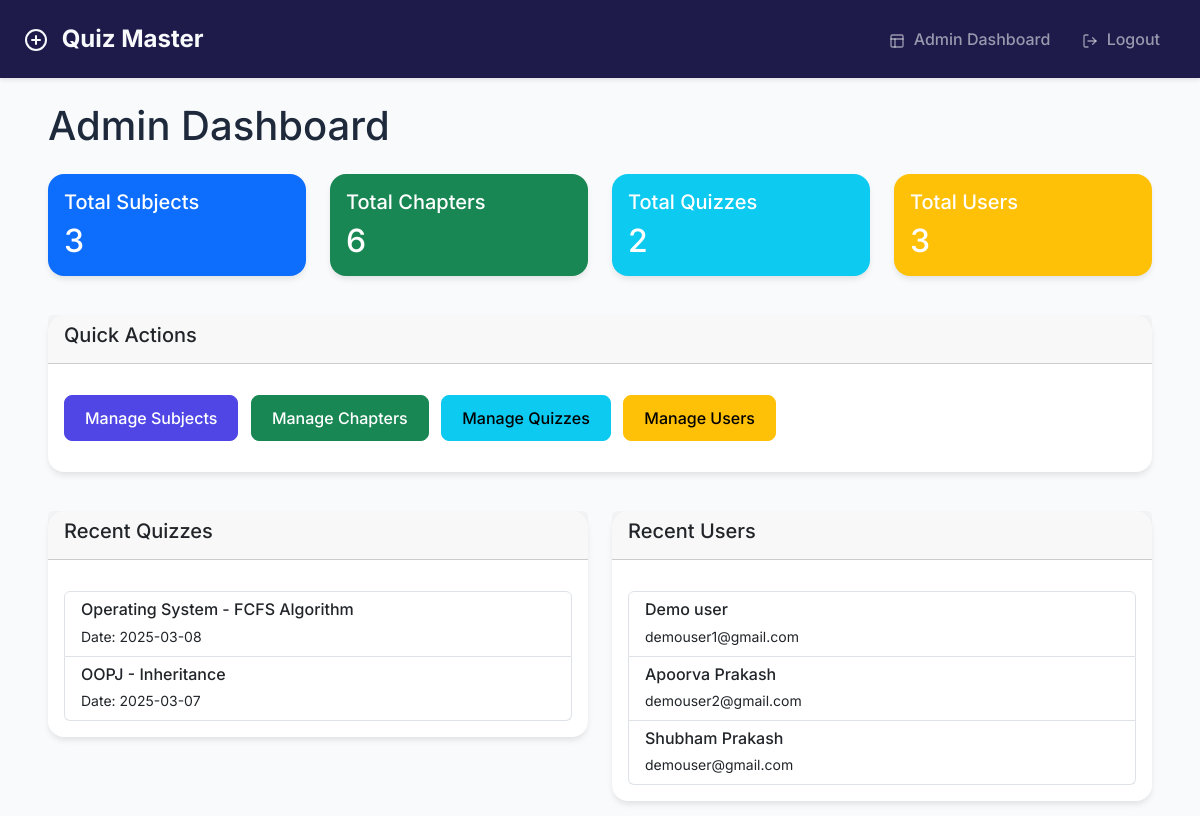
The app's page /admin/dashboard (signed in), older data.
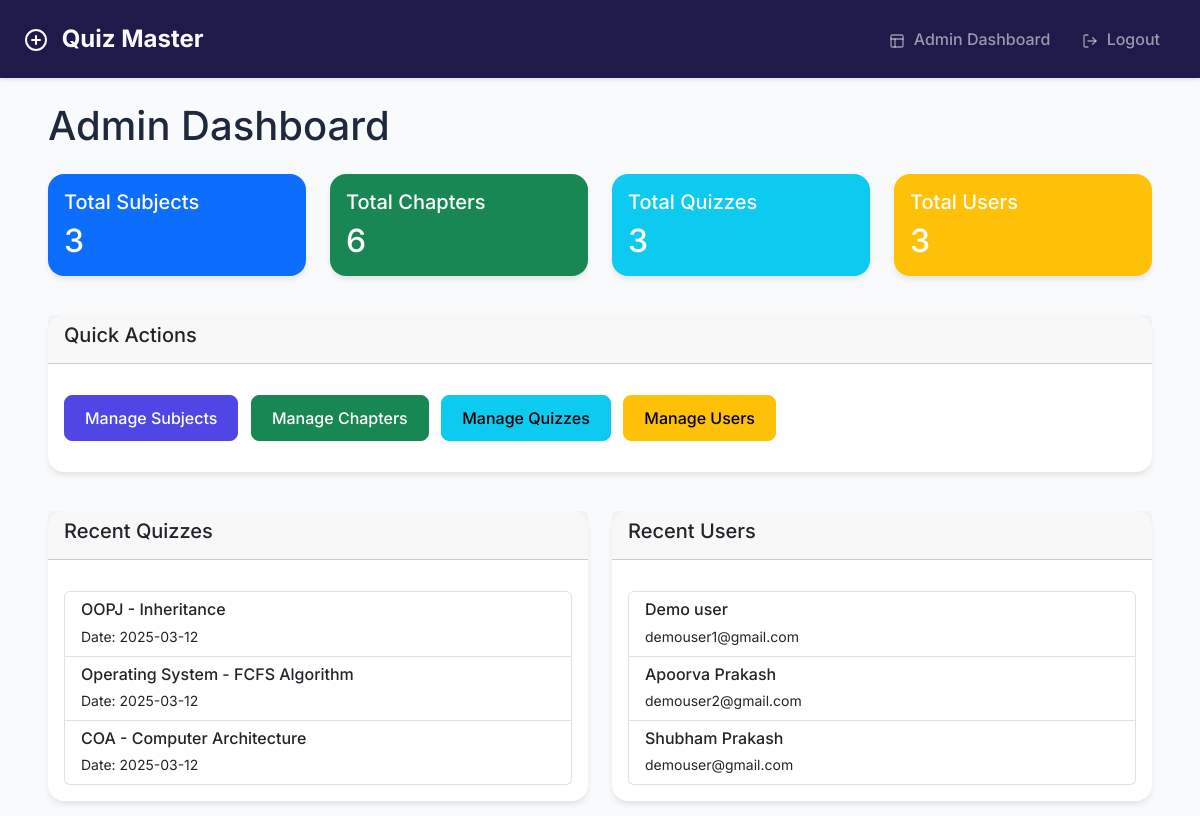
The same page, newer data.
### models/models.py (models this page shows)
class Quiz(db.Model):
    id = db.Column(db.Integer, primary_key=True)
    chapter_id = db.Column(db.Integer, db.ForeignKey('chapter.id'), nullable=False)
    date_of_quiz = db.Column(db.Date, nullable=False)
    time_duration = db.Column(db.Interval, nullable=False)
    remarks = db.Column(db.Text)
    questions = db.relationship('Question', backref='quiz', cascade='all, delete-orphan', lazy=True)
    scores = db.relationship('Score', backref='quiz', cascade='all, delete-orphan', lazy=True)

class Subject(db.Model):
    id = db.Column(db.Integer, primary_key=True)
    name = db.Column(db.String(100), nullable=False)
    description = db.Column(db.Text)
    chapters = db.relationship('Chapter', backref='subject', cascade='all, delete-orphan', lazy=True)

class Chapter(db.Model):
    id = db.Column(db.Integer, primary_key=True)
    name = db.Column(db.String(100), nullable=False)
    description = db.Column(db.Text)
    subject_id = db.Column(db.Integer, db.ForeignKey('subject.id'), nullable=False)
    quizzes = db.relationship('Quiz', backref='chapter', cascade='all, delete-orphan', lazy=True)

class User(UserMixin, db.Model):
    id = db.Column(db.Integer, primary_key=True)
    username = db.Column(db.String(120), unique=True, nullable=False)
    password = db.Column(db.String(200), nullable=False)
    full_name = db.Column(db.String(100), nullable=False)
    qualification = db.Column(db.String(100))
    dob = db.Column(db.Date)
    is_admin = db.Column(db.Boolean, default=False)
    quiz_scores = db.relationship('Score', backref='user', lazy=True)

### controllers/admin.py (the view)
@admin.route('/admin/dashboard')
@login_required
@admin_required
def dashboard():
    subjects_count = Subject.query.count()
    chapters_count = Chapter.query.count()
    quizzes_count = Quiz.query.count()
    users_count = User.query.filter_by(is_admin=False).count()
    recent_quizzes = Quiz.query.order_by(Quiz.date_of_quiz.desc()).limit(5).all()
    recent_users = User.query.filter_by(is_admin=False).order_by(User.id.desc()).limit(5).all()
    return render_template('admin/dashboard.html',
                         subjects_count=subjects_count,
                         chapters_count=chapters_count,
                         quizzes_count=quizzes_count,
                         users_count=users_count,
                         recent_quizzes=recent_quizzes,
                         recent_users=recent_users)

### app.py (called while the page is built)
@login_manager.user_loader
def load_user(user_id):
    return User.query.get(int(user_id))

### controllers/admin.py (called while the page is built)
def admin_required(f):
    @wraps(f)
    def decorated_function(*args, **kwargs):
        if not current_user.is_authenticated or not current_user.is_admin:
            flash('Access denied.', 'danger')
            return redirect(url_for('auth.login'))
        return f(*args, **kwargs)
    return decorated_function

### templates/admin/dashboard.html
{% extends "base.html" %}
{% block content %}
<div class="container">
    <h1 class="mb-4">Admin Dashboard</h1>
    <div class="row mb-4">
        <div class="col-md-3">
            <div class="card bg-primary text-white">
                <div class="card-body">
                    <h5 class="card-title">Total Subjects</h5>
                    <h2 class="card-text">{{ subjects_count }}</h2>
                </div>
            </div>
        </div><br>
        <div class="col-md-3">
            <div class="card bg-success text-white">
                <div class="card-body">
                    <h5 class="card-title">Total Chapters</h5>
                    <h2 class="card-text">{{ chapters_count }}</h2>
                </div>
            </div>
        </div>
        <div class="col-md-3">
            <div class="card bg-info text-white">
                <div class="card-body">
                    <h5 class="card-title">Total Quizzes</h5>
                    <h2 class="card-text">{{ quizzes_count }}</h2>
                </div>
            </div>
        </div>
        <div class="col-md-3">
            <div class="card bg-warning text-white">
                <div class="card-body">
                    <h5 class="card-title">Total Users</h5>
                    <h2 class="card-text">{{ users_count }}</h2>
                </div>
            </div>
        </div>
    </div>
    <div class="row mb-4">
        <div class="col-md-12">
            <div class="card">
                <div class="card-header">
                    <h5>Quick Actions</h5>
                </div>
                <div class="card-body">
                    <a href="{{ url_for('admin.manage_subjects') }}" class="btn btn-primary me-2">Manage Subjects</a>
                    <a href="{{ url_for('admin.manage_chapters') }}" class="btn btn-success me-2">Manage Chapters</a>
                    <a href="{{ url_for('admin.manage_quizzes') }}" class="btn btn-info me-2">Manage Quizzes</a>
                    <a href="{{ url_for('admin.manage_users') }}" class="btn btn-warning">Manage Users</a>
                </div>
            </div>
        </div>
    </div>
    <div class="row">
        <div class="col-md-6">
            <div class="card">
                <div class="card-header">
                    <h5>Recent Quizzes</h5>
                </div>
                <div class="card-body">
                    <div class="list-group">
                        {% for quiz in recent_quizzes %}
                        <div class="list-group-item">
                            <h6 class="mb-1">{{ quiz.chapter.subject.name }} - {{ quiz.chapter.name }}</h6>
                            <small>Date: {{ quiz.date_of_quiz.strftime('%Y-%m-%d') }}</small>
                        </div>
                        {% endfor %}
                    </div>
                </div>
            </div>
        </div>
        <div class="col-md-6">
            <div class="card">
                <div class="card-header">
                    <h5>Recent Users</h5>
                </div>
                <div class="card-body">
                    <div class="list-group">
                        {% for user in recent_users %}
                        <div class="list-group-item">
                            <h6 class="mb-1">{{ user.full_name }}</h6>
                            <small>{{ user.username }}</small>
                        </div>
                        {% endfor %}
                    </div>
                </div>
            </div>
        </div>
    </div>
</div>
{% endblock %}

Row changes from the older to the newer data that the page shows:
changed Quiz "OOPJ": date_of_quiz "2025-03-07" → "2025-03-12"; moves up the list
changed Quiz "Operating System": date_of_quiz "2025-03-08" → "2025-03-12"
added Quiz: chapter.subject.name "COA", chapter.name "Computer Architecture", date_of_quiz "2025-03-12"
Text that changed along with them:
{{ quizzes_count }}: "2" → "3"
